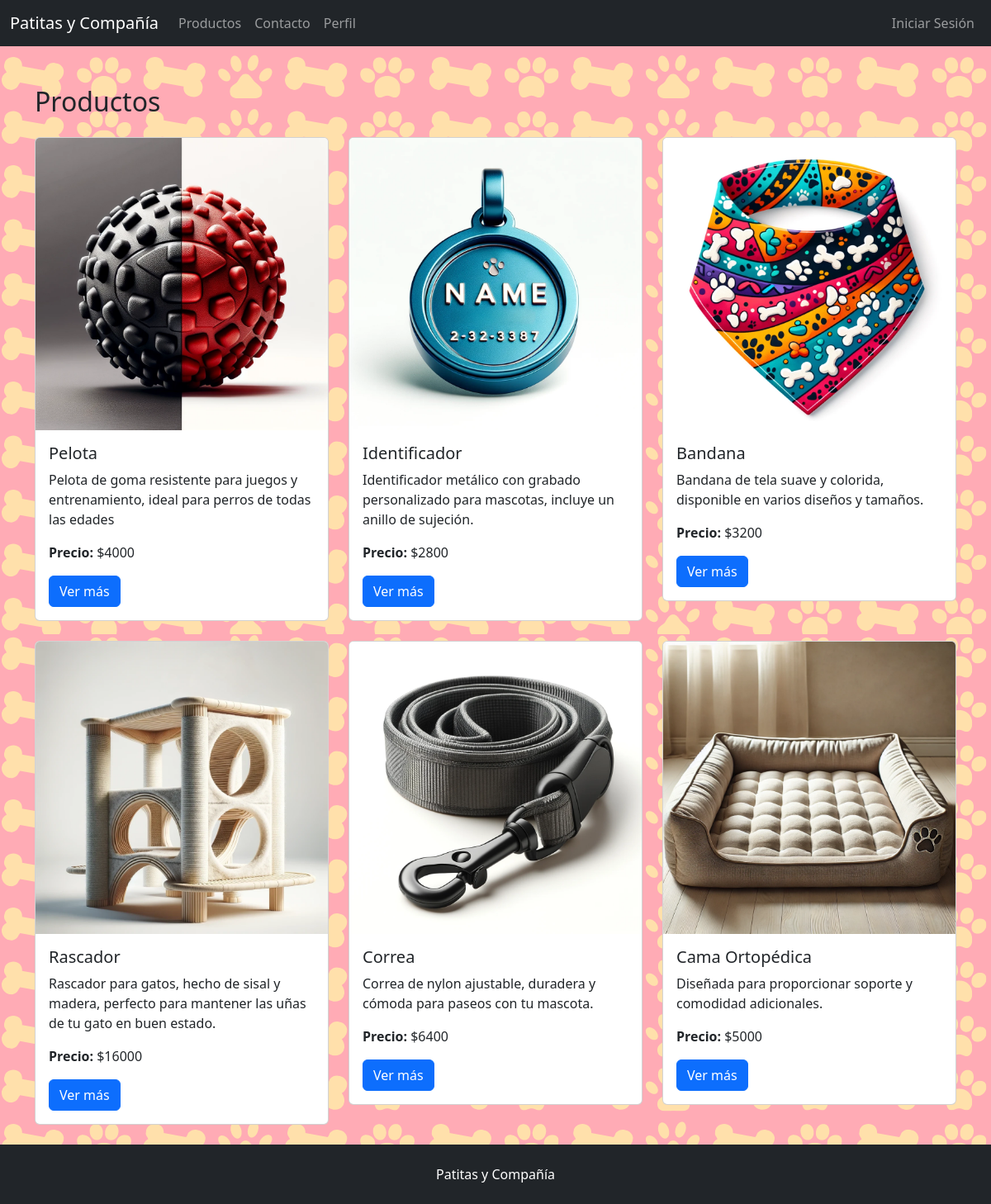
/productos/, run on the app's committed database.
### patitasYCompania/models.py (models this page shows, shortened)
class Producto(models.Model):
    nombre = models.CharField(max_length=100)
    precio = models.DecimalField(max_digits=10, decimal_places=0)
    descripcion = models.TextField()
    foto = models.ImageField(upload_to='productos/')

### patitasYCompania/views.py (the view)
# urls.py: path('productos/', views.product_list, name='product_list'),
def product_list(request):
    products = Producto.objects.all()
    return render(request, 'patitasYCompania/productos.html', {'products': products})

### patitasYCompania/templates/patitasycompania/productos.html (shortened to what this page needs)
{% extends 'patitasYCompania/base.html' %}
{% block content %}
<div class="container mt-5">
    <h2 class="mb-4">Productos</h2>
    <div class="row" id="productos">
        {% for product in products %}
        <div class="col-md-4">
            <div class="card mb-4">
                <img src="{{ product.foto.url }}" class="card-img-top" alt="{{ product.nombre }}">
                <div class="card-body">
                    <h5 class="card-title">{{ product.nombre }}</h5>
                    <p class="card-text">{{ product.descripcion|truncatewords:20 }}</p>
                    <p class="card-text"><strong>Precio:</strong> ${{ product.precio }}</p>
                    <a href="{% url 'product_detail' product.id %}" class="btn btn-primary">Ver más</a>
                </div>
            </div>
        </div>
        {% endfor %}
    </div>
</div>
{% endblock %}

### patitasYCompania/static/css/style.css (style rules this page uses)
body { font-family: Arial, sans-serif; width: 100%; height: 100%; margin: 0; padding: 0; background-image: url('../img/fondo_decoracion.png'); }

### data on the page
Producto: foto (picture), nombre "Pelota", descripcion "Pelota de goma resistente para juegos y entrenamiento, ideal para perros de todas las edades", precio "4000"
Producto: foto (picture), nombre "Identificador", descripcion "Identificador metálico con grabado personalizado para mascotas, incluye un anillo de sujeción.", precio "2800"
Producto: foto (picture), nombre "Bandana", descripcion "Bandana de tela suave y colorida, disponible en varios diseños y tamaños.", precio "3200"
Producto: foto (picture), nombre "Rascador", descripcion "Rascador para gatos, hecho de sisal y madera, perfecto para mantener las uñas de tu gato en buen estado.", precio "16000"
Producto: foto (picture), nombre "Correa", descripcion "Correa de nylon ajustable, duradera y cómoda para paseos con tu mascota.", precio "6400"
Producto: foto (picture), nombre "Cama Ortopédica", descripcion "Diseñada para proporcionar soporte y comodidad adicionales.", precio "5000"
